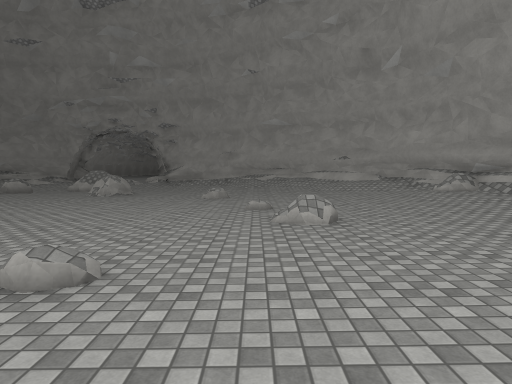
[1] (above)

16 first-person views from a walk through a Unity game level. The camera is 1.5 m above the floor, tilts 4° down and sees 75° across. The floor is counted in squares, 2 m on a side. Each view is taken from the middle of a square. On the plan, view 1 faces up. The plan holds only what a view shows up to about 11 squares ahead; the rest is blank. The place goes on beyond the plan. The player is left out. Some animated figures are not drawn. Surface patterns are stand-ins for the level's own textures.

[2]
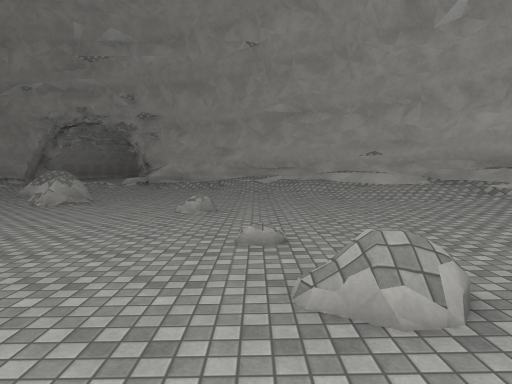

[3]
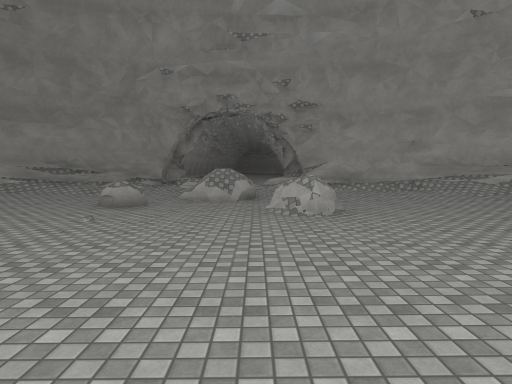

[4]
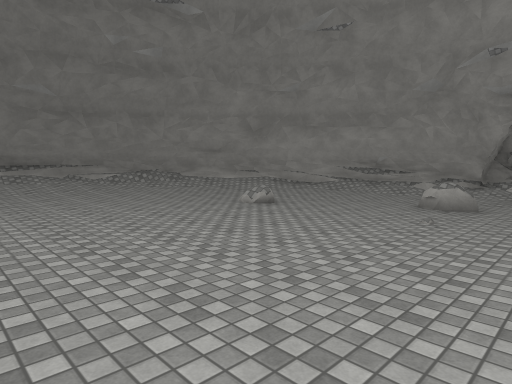

[5]
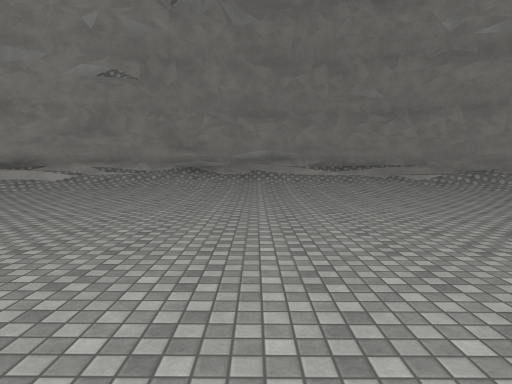

[6]
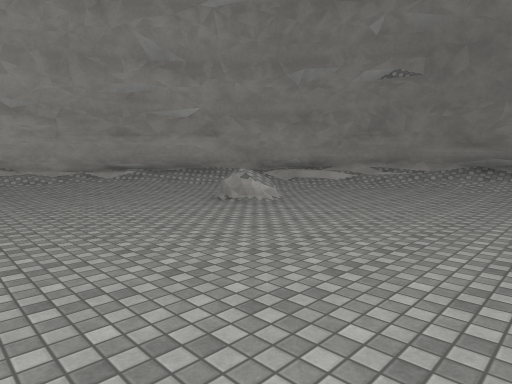

[7]
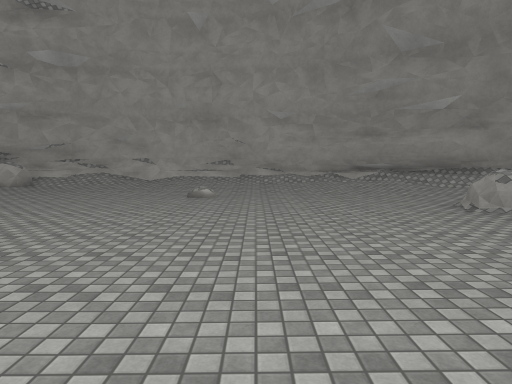

[8]
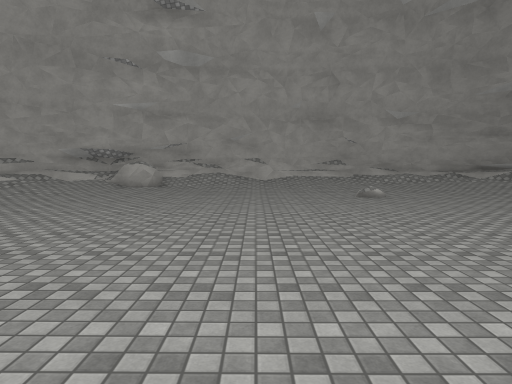

[9]
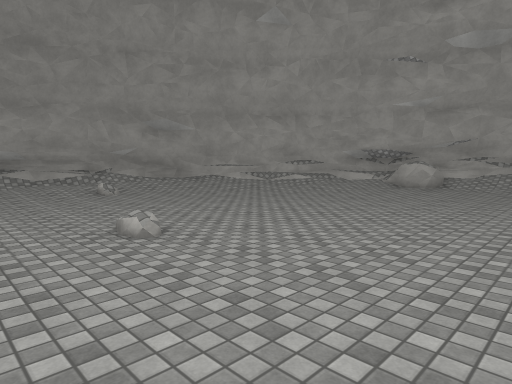

[10]
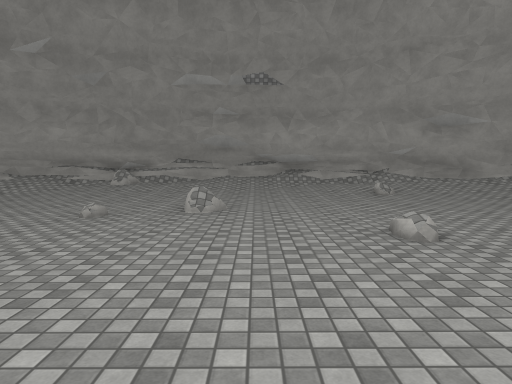

[11]
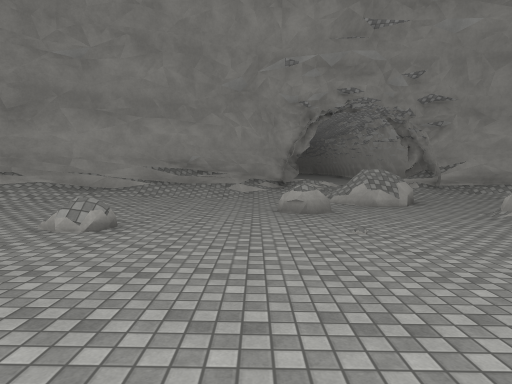

[12]
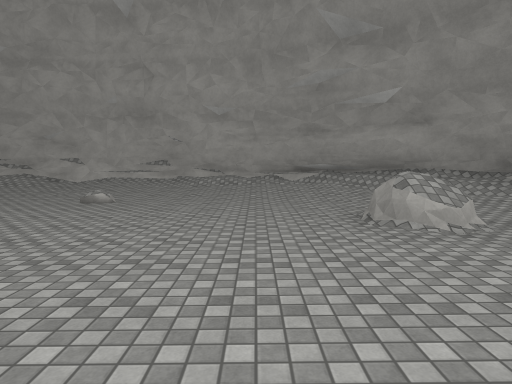

[13]
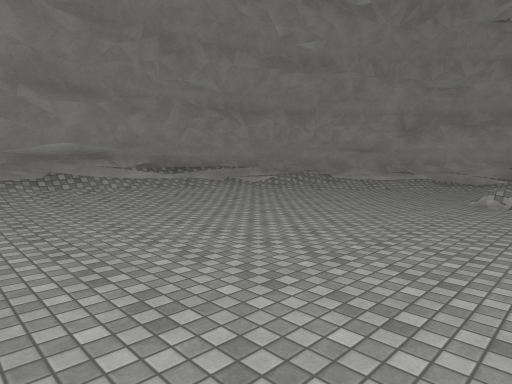

[14]
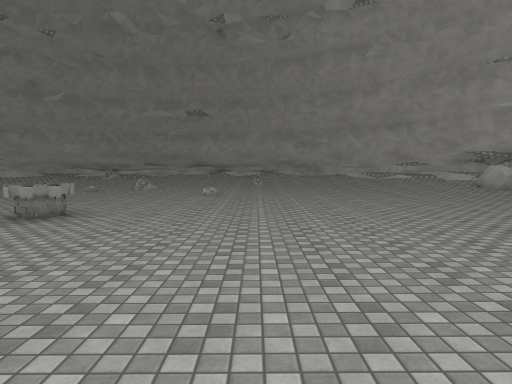

[15]
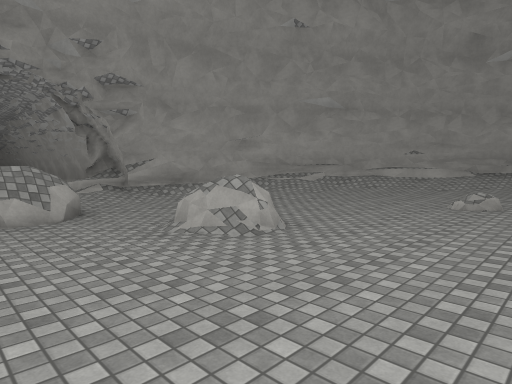

[16]
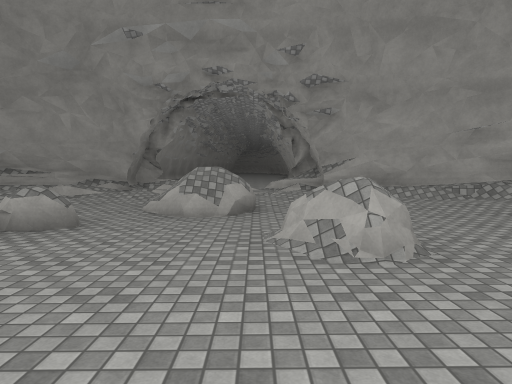

### Floor plan
Key: @ floor where view 1 was taken; # wall or solid block; . main floor; : floor 0.25 m higher than the main floor; - floor 0.25 m lower than the main floor; _ floor 0.5 m lower than the main floor; / step, stairs or slope; = window, fence, low wall or low ledge; R rock; A altar.
Columns run from 19 left of view 1 to 6 right of it. Each row starts with its distance up from view 1.
 18           #
 17          ##= /###
 16       ####// ///###
 15      ##///-RR/--//###
 14     ##//---/RR---///##
 13    ##//.--R-__---/.//##
 12   ##//.-------R----///##
 11  ##//..-------R----..//##
 10  #///./R----------/...//#
  9 ##/....-----------R...//##
  8 #//....------------...//R#
  7 #//.....----------....://#
  6 #//......---------./...//#
  5 #//......-----A--../R..//#
  4 #/:.......-------......:/#
  3 #/:.......------.......:/#
  2 #//:.......----..//....//#
  1 #//:..................///#
  0 ##/:...............@..:/##
 -1  #/:./R..............///#
 -2  ##/:.R..............//##
 -3   #///.............:://#
 -4   ##////...:......://###
 -5    ##////........:///#
 -6     ##///////:///RR###
 -7      ###/////////###
 -8        ###########

Where each view was taken, in squares from view 1:
view 1: 0 up, 0 right, facing up
view 2: 3 up, 0 right, facing up
view 3: 5 up, 6 left, facing up
view 4: 5 up, 7 left, facing up-left
view 5: 4 up, 8 left, facing left
view 6: 4 up, 8 left, facing down-left
view 7: 4 up, 9 left, facing down
view 8: 4 up, 5 left, facing down
view 9: 4 up, 5 left, facing down-right
view 10: 4 up, 5 left, facing right
view 11: 6 up, 10 left, facing up
view 12: 3 up, 11 left, facing down
view 13: 2 up, 11 left, facing up-left
view 14: 1 up, 11 left, facing right
view 15: 8 up, 8 left, facing up-right
view 16: 8 up, 6 left, facing up
